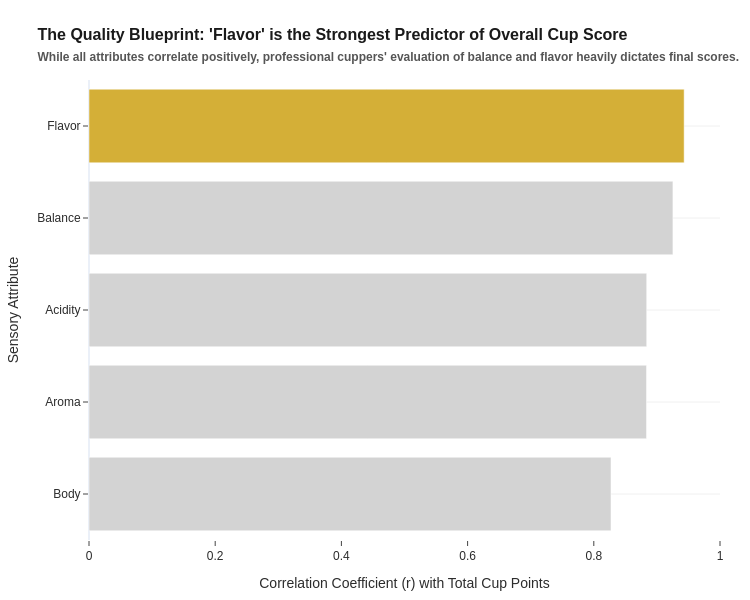

Notebook source saved alongside this figure:
### Code cell
#8. The Ultimate Predictor of Coffee Quality
import pandas as pd
import plotly.express as px

#Calculate correlation of sensory attributes with Total Cup Points
sensory_cols = ['Aroma', 'Flavor', 'Acidity', 'Balance', 'Body']
correlations = df_clean[sensory_cols].corrwith(df_clean['Total Cup Points']).reset_index()
correlations.columns = ['Sensory Attribute', 'Correlation']

# Sort from lowest to highest correlation for a clean horizontal bar flow
correlations = correlations.sort_values(by='Correlation', ascending=True)

# Highlight the absolute strongest predictor
strongest_predictor = correlations.loc[correlations['Correlation'].idxmax(), 'Sensory Attribute']
correlations['Highlight'] = correlations['Sensory Attribute'].apply(
    lambda x: 'Strongest Predictor' if x == strongest_predictor else 'Other Attributes'
)

#Build the clean horizontal bar chart
fig8 = px.bar(
    correlations,
    x='Correlation',
    y='Sensory Attribute',
    orientation='h',
    color='Highlight',
    color_discrete_map={'Other Attributes': '#d3d3d3', 'Strongest Predictor': '#D4AF37'},
    labels={'Correlation': 'Correlation Coefficient (r) with Total Cup Points', 'Sensory Attribute': 'Sensory Attribute'}
)

fig8.update_layout(
    title=f"<b>The Quality Blueprint:</b> '{strongest_predictor}' is the Strongest Predictor of Overall Cup Score<br><span style='font-size:12px; color:#555;'>While all attributes correlate positively, professional cuppers' evaluation of balance and flavor heavily dictates final scores.</span>",
    showlegend=False,
    xaxis=dict(range=[0, 1]),
    width=750, 
    height=600
)

fig8.show()

### Figure 1 — Plotly figure (JSON) as saved in the notebook; plotly's stock layout.template omitted (floating-point values rounded to 4 significant figures)
{"data": [{"alignmentgroup": "True", "hovertemplate": "Highlight=Other Attributes<br>Correlation Coefficient (r) with Total Cup Points=%{x}<br>Sensory Attribute=%{y}<extra></extra>", "legendgroup": "Other Attributes", "marker": {"color": "#d3d3d3", "pattern": {"shape": ""}}, "name": "Other Attributes", "offsetgroup": "Other Attributes", "orientation": "h", "showlegend": true, "textposition": "auto", "type": "bar", "x": [0.8273, 0.8836, 0.8838, 0.9254], "xaxis": "x", "y": ["Body", "Aroma", "Acidity", "Balance"], "yaxis": "y"}, {"alignmentgroup": "True", "hovertemplate": "Highlight=Strongest Predictor<br>Correlation Coefficient (r) with Total Cup Points=%{x}<br>Sensory Attribute=%{y}<extra></extra>", "legendgroup": "Strongest Predictor", "marker": {"color": "#D4AF37", "pattern": {"shape": ""}}, "name": "Strongest Predictor", "offsetgroup": "Strongest Predictor", "orientation": "h", "showlegend": true, "textposition": "auto", "type": "bar", "x": [0.9432], "xaxis": "x", "y": ["Flavor"], "yaxis": "y"}], "layout": {"barmode": "relative", "height": 600, "legend": {"title": {"text": "Highlight"}, "tracegroupgap": 0}, "showlegend": false, "title": {"text": "<b>The Quality Blueprint:</b> 'Flavor' is the Strongest Predictor of Overall Cup Score<br><span style='font-size:12px; color:#555;'>While all attributes correlate positively, professional cuppers' evaluation of balance and flavor heavily dictates final scores.</span>"}, "width": 750, "xaxis": {"anchor": "y", "domain": [0, 1], "range": [0, 1], "title": {"text": "Correlation Coefficient (r) with Total Cup Points"}}, "yaxis": {"anchor": "x", "domain": [0, 1], "title": {"text": "Sensory Attribute"}}}}
